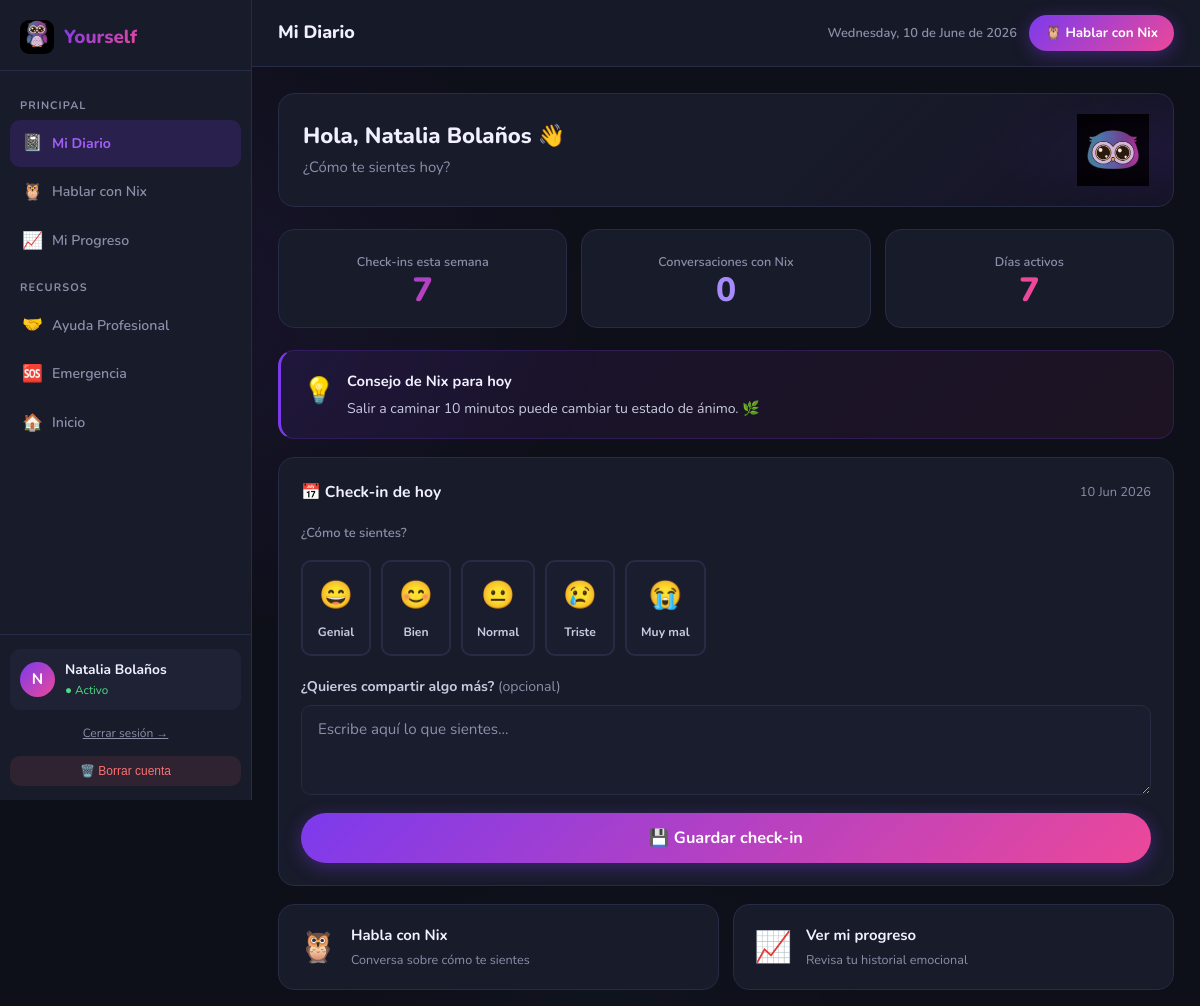
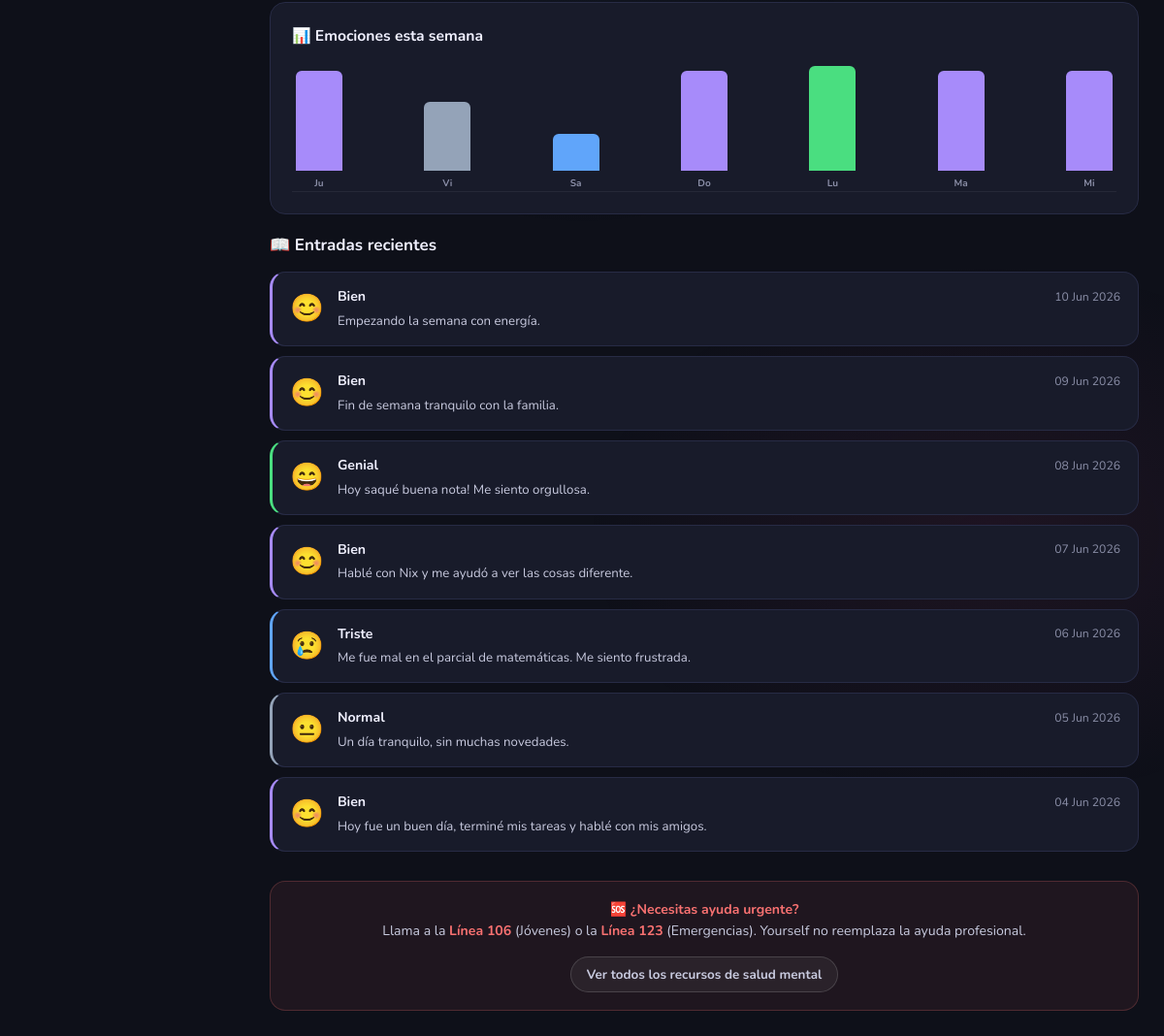
The app's page /pages/diario.php (signed in) with its own data (2 pictures, top to bottom).
### tables this page shows
CREATE TABLE IF NOT EXISTS diario (
    id          INT AUTO_INCREMENT PRIMARY KEY,
    usuario_id  INT          NOT NULL,
    mood        ENUM('genial','bien','normal','triste','muymal') NOT NULL DEFAULT 'normal',
    texto       TEXT         DEFAULT NULL,              
    fecha       DATE         NOT NULL,
    hora        TIME         DEFAULT NULL,
    fecha_hora  TIMESTAMP    DEFAULT CURRENT_TIMESTAMP,
    FOREIGN KEY (usuario_id) REFERENCES usuarios(id) ON DELETE CASCADE,
    UNIQUE KEY uq_diario_usuario_fecha (usuario_id, fecha),  
    INDEX idx_diario_usuario (usuario_id),
    INDEX idx_diario_fecha (fecha)
);

### php/conexion.php (called while the page is built, shortened)
<?php
function queryDB(mysqli $conn, string $sql, array $params = [], string $mode = 'select') {
    $stmt = $conn->prepare($sql);
    if (!empty($params)) {
        $types = '';
        $refs = [];
        foreach ($params as $k => $p) {
            if (is_int($p)) {
                $types .= 'i';
            } elseif (is_float($p)) {
                $types .= 'd';
            } else {
                $types .= 's';
            }
            $refs[$k] = $params[$k];
        }
        $stmt->bind_param($types, ...$refs);
    }
    if (!$stmt->execute()) {
        error_log('Error execute: ' . $stmt->error . ' | SQL: ' . $sql);
        $stmt->close();
        return $mode === 'select' ? [] : false;
    }
    $result = $stmt->get_result();
    $rows = [];
    if ($result) {
        while ($row = $result->fetch_assoc()) {
            $rows[] = $row;
        }
    }
    return $rows;
}
function getUsuarioId(): ?int {
    return isset($_SESSION['usuario_id']) ? (int) $_SESSION['usuario_id'] : null;
}
function getUsuarioNombre(): string {
    return $_SESSION['usuario_nombre'] ?? $_SESSION['nombre'] ?? 'Usuario';
}
function limpiar(string $str): string {
    return htmlspecialchars(trim($str), ENT_QUOTES, 'UTF-8');
}
?>

### pages/diario.php (the view, shortened to what this page needs)
<?php
require_once __DIR__ . '/../php/conexion.php';
$usuario_id     = getUsuarioId();
$usuario_nombre = getUsuarioNombre();
$usuario_letra  = strtoupper(substr($usuario_nombre, 0, 1));
$stats         = ['checkins'=>0,'conversaciones'=>0,'dias_activos'=>0];
$entradas      = [];
$datos_grafica = [];
try {
    $conn = conectar();
    $row  = queryDB($conn,"SELECT dias_activos FROM usuarios WHERE id=?",[$usuario_id]);
    if($row){ $stats['dias_activos']=$row[0]['dias_activos']; }
    $stats['conversaciones'] = count(queryDB($conn,"SELECT DISTINCT sesion_id FROM conversaciones WHERE usuario_id=?",[$usuario_id]));
    $stats['checkins'] = count(queryDB($conn,"SELECT id FROM diario WHERE usuario_id=? AND fecha>=CURDATE()-INTERVAL 7 DAY",[$usuario_id]));
    $entradas = queryDB($conn,"SELECT mood,texto,fecha,hora FROM diario WHERE usuario_id=? ORDER BY fecha DESC,hora DESC LIMIT 10",[$usuario_id]);
    $nivel_map2 = ['genial'=>100,'bien'=>80,'normal'=>55,'triste'=>30,'muymal'=>10];
    $dias_es2   = ['Mon'=>'Lu','Tue'=>'Ma','Wed'=>'Mi','Thu'=>'Ju','Fri'=>'Vi','Sat'=>'Sa','Sun'=>'Do'];
    for($i=6;$i>=0;$i--){
        $f   = date('Y-m-d',strtotime("-$i days"));
        $key = date('D',strtotime("-$i days"));
        $rd  = queryDB($conn,'SELECT mood FROM diario WHERE usuario_id=? AND fecha=? LIMIT 1',[$usuario_id,$f]);
        if(!empty($rd)){
            $m = $rd[0]['mood'];
            $datos_grafica[] = ['dia'=>($dias_es2[$key]??$key),'mood'=>$m,'nivel'=>($nivel_map2[$m]??50),'empty'=>false];
        } else {
            $datos_grafica[] = ['dia'=>($dias_es2[$key]??$key),'mood'=>'','nivel'=>0,'empty'=>true];
        }
    }
} catch(RuntimeException $e){}
$mood_cfg = [
    'genial' => ['emoji'=>'😄','label'=>'Genial', 'color'=>'var(--mood-genial)','bar'=>'#4ade80'],
    'bien'   => ['emoji'=>'😊','label'=>'Bien',   'color'=>'var(--mood-bien)',  'bar'=>'#a78bfa'],
    'normal' => ['emoji'=>'😐','label'=>'Normal', 'color'=>'var(--mood-normal)','bar'=>'#94a3b8'],
    'triste' => ['emoji'=>'😢','label'=>'Triste', 'color'=>'var(--mood-triste)','bar'=>'#60a5fa'],
    'muymal' => ['emoji'=>'😭','label'=>'Muy mal','color'=>'var(--mood-muymal)','bar'=>'#f87171'],
];
$tips = [
    'Respirar profundo 4-7-8 ayuda a calmar el sistema nervioso. 🌬️ Inhala 4 s, aguanta 7 s, exhala 8 s.',
    'Escribir sobre lo que sientes, aunque sea una línea, ya es un gran paso. ✍️',
    'Salir a caminar 10 minutos puede cambiar tu estado de ánimo. 🌿',
    'Habla con alguien de confianza hoy. No tienes que cargar todo solo/a. 💬',
    'Tu progreso no siempre es visible, pero siempre está ocurriendo. 🌱',
    'Celebra los pequeños logros — levantarte ya es una victoria. 🏆',
    'Nix siempre está disponible si quieres conversar. ¡Saluda! 🦉',
];
$tip = $tips[date('N') - 1];
$today = date('l, j \d\e F \d\e Y');
?>
<!DOCTYPE html>
<html lang="es">
<head>
  <link rel="stylesheet" href="../css/estilos.css?v=<?= filemtime(__DIR__ . '/../css/estilos.css') ?>">
</head>
<body class="page-diario">
<div class="app-layout">
<aside class="sidebar">
  <div class="sidebar-header">
    <img src="../img/nix-face.png" alt="Nix">
    <span>Yourself</span>
  </div>
  <nav class="sidebar-nav">
    <p class="sidebar-section-title">Principal</p>
    <a href="diario.php"   class="sidebar-nav-item active"><span class="nav-icon">📓</span> Mi Diario</a>
    <a href="chat.php"     class="sidebar-nav-item"><span class="nav-icon">🦉</span> Hablar con Nix</a>
    <a href="progreso.php" class="sidebar-nav-item"><span class="nav-icon">📈</span> Mi Progreso</a>
    <p class="sidebar-section-title">Recursos</p>
    <a href="../index.php#ayuda-profesional" class="sidebar-nav-item"><span class="nav-icon">🤝</span> Ayuda Profesional</a>
    <a href="#emergencia"  class="sidebar-nav-item"><span class="nav-icon">🆘</span> Emergencia</a>
    <a href="../index.php"    class="sidebar-nav-item"><span class="nav-icon">🏠</span> Inicio</a>
  </nav>
  <div class="sidebar-footer">
    <div class="sidebar-user">
      <div class="user-avatar"><?= $usuario_letra ?></div>
      <div class="user-info">
        <div class="user-name"><?= limpiar($usuario_nombre) ?></div>
        <div class="user-status">● Activo</div>
      </div>
    </div>
    <a href="../php/logout.php" style="display:block;text-align:center;font-size:12px;color:var(--text-muted);padding:8px;margin-top:6px;border-radius:var(--radius-sm)">
      Cerrar sesión →
    </a>
    <form method="POST" action="../php/borrar_cuenta.php" onsubmit="return confirm('¿Estás seguro/a de que quieres borrar tu cuenta? Esta acción es irreversible y perderás todo tu diario, progreso y conversaciones con Nix.');" style="margin-top: 5px;">
      <button type="submit" style="display:block; width: 100%; text-align:center; font-size:12px; color:#f87171; background: rgba(248,113,113,0.1); border: none; padding:8px; border-radius:var(--radius-sm); cursor: pointer; transition: background 0.2s;">
        🗑️ Borrar cuenta
      </button>
    </form>
  </div>
</aside>
<main class="main-content">
  <div class="topbar">
    <div class="topbar-left">
      <span class="topbar-title">Mi Diario</span>
    </div>
    <div class="topbar-actions">
      <span class="topbar-date"><?= $today ?></span>
      <a href="chat.php" class="btn btn-primary btn-sm">🦉 Hablar con Nix</a>
    </div>
  </div>
  <div class="content-area">
    <div class="greeting-banner">
      <div class="greeting-text">
        <h2 class="greeting-name">Hola, <?= limpiar($usuario_nombre) ?> 👋</h2>
        <p class="greeting-msg">¿Cómo te sientes hoy?</p>
      </div>
      <img src="../img/nix.png" alt="Nix" style="width:72px;height:72px;object-fit:contain;animation:float-slow 4s ease-in-out infinite;flex-shrink:0">
    </div>
    <div class="stats-row">
      <div class="stat-card">
        <div class="stat-card-label">Check-ins esta semana</div>
        <span class="stat-card-value gradient-text"><?= $stats['checkins'] ?></span>
      </div>
      <div class="stat-card">
        <div class="stat-card-label">Conversaciones con Nix</div>
        <span class="stat-card-value" style="color:var(--mood-bien)"><?= $stats['conversaciones'] ?></span>
      </div>
      <div class="stat-card">
        <div class="stat-card-label">Días activos</div>
        <span class="stat-card-value" style="color:var(--accent)"><?= $stats['dias_activos'] ?></span>
      </div>
    </div>
    <div class="tip-card">
      <div class="tip-card-icon">💡</div>
      <div class="tip-card-text">
        <strong>Consejo de Nix para hoy</strong>
        <?= $tip ?>
      </div>
    </div>
    <div class="checkin-card">
      <div class="checkin-header">
        <h3 class="checkin-title">📅 Check-in de hoy</h3>
        <span class="checkin-date"><?= date('d M Y') ?></span>
      </div>
      <form method="POST" action="diario.php">
        <p style="font-size:13px;font-weight:600;color:var(--text-muted);margin-bottom:16px">¿Cómo te sientes?</p>
        <div class="mood-grid">
          <?php
          $moods_form = [
            ['key'=>'genial','emoji'=>'😄','label'=>'Genial'],
            ['key'=>'bien',  'emoji'=>'😊','label'=>'Bien'],
            ['key'=>'normal','emoji'=>'😐','label'=>'Normal'],
            ['key'=>'triste','emoji'=>'😢','label'=>'Triste'],
            ['key'=>'muymal','emoji'=>'😭','label'=>'Muy mal'],
          ];
          foreach($moods_form as $m): ?>
          <label class="mood-btn" title="<?= $m['label'] ?>">
            <span class="mood-emoji"><?= $m['emoji'] ?></span>
            <span class="mood-label"><?= $m['label'] ?></span>
          </label>
          <?php endforeach; ?>
        </div>
        <div class="input-group">
          <label for="diario_text">¿Quieres compartir algo más? <span style="color:var(--text-muted);font-weight:400">(opcional)</span></label>
          <textarea id="diario_text" name="texto" class="input-field"
                    placeholder="Escribe aquí lo que sientes..." style="min-height:90px" maxlength="1000"></textarea>
        </div>
        <button type="submit" class="btn btn-primary btn-lg btn-block">💾 Guardar check-in</button>
      </form>
    </div>
    <div class="two-col">
      <a href="chat.php"     class="quick-action">
        <div class="quick-icon">🦉</div>
        <div><div class="quick-info-title">Habla con Nix</div><div class="quick-info-desc">Conversa sobre cómo te sientes</div></div>
      </a>
      <a href="progreso.php" class="quick-action">
        <div class="quick-icon">📈</div>
        <div><div class="quick-info-title">Ver mi progreso</div><div class="quick-info-desc">Revisa tu historial emocional</div></div>
      </a>
    </div>
    <div class="checkin-card">
      <h3 class="checkin-title" style="margin-bottom:18px">📊 Emociones esta semana</h3>
      <div class="mood-chart">
        <?php foreach($datos_grafica as $d):
          $barClass = $d['empty'] ? 'mood-chart-bar empty' : 'mood-chart-bar';
          $barColor = $d['empty'] ? '' : ($mood_cfg[$d['mood']]['bar'] ?? '#a78bfa');
          $barStyle = $d['empty'] ? '' : 'height:'.$d['nivel'].'%;background:'.$barColor;
          $barTitle = $d['empty'] ? $d['dia'].': Sin registro' : $d['dia'].': '.($mood_cfg[$d['mood']]['label'] ?? ucfirst($d['mood']));
        ?>
        <div class="mood-chart-bar-wrap">
          <div class="<?= $barClass ?>" style="<?= $barStyle ?>" title="<?= htmlspecialchars($barTitle) ?>"></div>
          <span class="mood-chart-label"><?= htmlspecialchars($d['dia']) ?></span>
        </div>
        <?php endforeach; ?>
      </div>
    </div>
    <?php if(!empty($entradas)): ?>
    <div style="margin-top:4px">
      <h3 style="font-size:17px;font-weight:700;margin-bottom:14px">📖 Entradas recientes</h3>
      <div class="entries-list">
        <?php foreach($entradas as $e):
          $cfg       = $mood_cfg[$e['mood']] ?? $mood_cfg['normal'];
          $fecha_fmt = date('d M Y', strtotime($e['fecha']));
        ?>
        <div class="entry-item mood-<?= $e['mood'] ?>">
          <span class="entry-mood"><?= $cfg['emoji'] ?></span>
          <div class="entry-content">
            <div class="entry-header">
              <span class="entry-title"><?= $cfg['label'] ?></span>
              <span class="entry-date"><?= $fecha_fmt ?></span>
            </div>
            <div class="entry-preview"><?= $e['texto'] ? limpiar($e['texto']) : '<em style="opacity:.6">Sin nota adicional</em>' ?></div>
          </div>
        </div>
        <?php endforeach; ?>
      </div>
    </div>
    <?php endif; ?>
    <div id="emergencia" class="warning-card" style="margin-top:30px">
      <strong>🆘 ¿Necesitas ayuda urgente?</strong><br>
      Llama a la <strong>Línea 106</strong> (Jóvenes) o la <strong>Línea 123</strong> (Emergencias).
      Yourself no reemplaza la ayuda profesional.
      <div style="margin-top: 14px;">
        <a href="../index.php#recursos-salud-mental" class="btn btn-outline btn-sm" style="background: rgba(255,255,255,.05); border-color: rgba(255,255,255,.15); color: inherit;">
          Ver todos los recursos de salud mental
        </a>
      </div>
    </div>
  </div>
</main>
</div>
</body>
</html>

### pages/diario.php (style rules this page uses)
.mood-chart { display:flex; align-items:flex-end; justify-content:space-between; gap:6px; height:130px; padding:0 4px; border-bottom:1px solid rgba(255,255,255,.06); }
.mood-chart-bar-wrap { display:flex; flex-direction:column; align-items:center; justify-content:flex-end; gap:5px; flex:1; max-width:48px; height:100%; }
.mood-chart-bar { width:100%; border-radius:6px 6px 0 0; min-height:3px; transition: height .55s cubic-bezier(.4,0,.2,1); }
.mood-chart-label { font-size:10px; color:var(--text-muted); font-weight:700; white-space:nowrap }

### records on screen
diario: mood "😊", mood "Bien", fecha "10 Jun 2026", texto "Empezando la semana con energía."
diario: mood "😊", mood "Bien", fecha "09 Jun 2026", texto "Fin de semana tranquilo con la familia."
diario: mood "😄", mood "Genial", fecha "08 Jun 2026", texto "Hoy saqué buena nota! Me siento orgullosa."
diario: mood "😊", mood "Bien", fecha "07 Jun 2026", texto "Hablé con Nix y me ayudó a ver las cosas diferente."
diario: mood "😢", mood "Triste", fecha "06 Jun 2026", texto "Me fue mal en el parcial de matemáticas. Me siento frustrada."
diario: mood "😐", mood "Normal", fecha "05 Jun 2026", texto "Un día tranquilo, sin muchas novedades."
diario: mood "😊", mood "Bien", fecha "04 Jun 2026", texto "Hoy fue un buen día, terminé mis tareas y hablé con mis amigos."

### other values on screen
$usuario_letra "N"
limpiar($usuario_nombre) "Natalia Bolaños"
$stats['checkins'] "7"
$stats['conversaciones'] "0"
$stats['dias_activos'] "7"
$m['emoji'] "😄"
$m['label'] "Genial"
$m['emoji'] "😊"
$m['label'] "Bien"
$m['emoji'] "😐"
$m['label'] "Normal"
$m['emoji'] "😢"
$m['label'] "Triste"
$m['emoji'] "😭"
$m['label'] "Muy mal"
